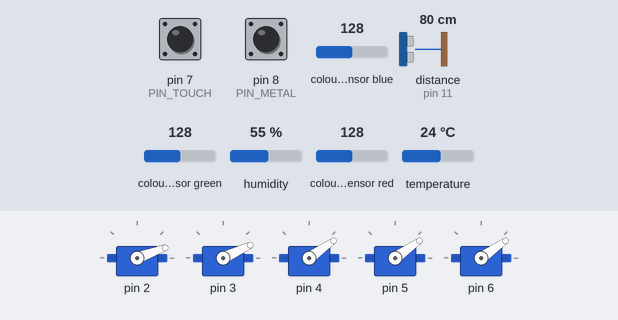
Bench run of a sketch on a simulated Arduino Uno, built with avr-gcc and run on an emulated ATmega328P. On the bench: 5 × servo. Wiring (inferred from the names in the program): ultrasonic range finder: trigger pin 10; echo pin 11. The inputs (shaded band) are chosen by the test bench; at power-on: pin 7 (PIN_TOUCH) LOW, distance to the obstacle (sensor on pin 11) 80 cm, pin 8 (PIN_METAL) HIGH, colour sensor blue 128, colour sensor green 128, humidity 55 %, colour sensor red 128, temperature 24 °C. The echo pulse lasts 58.3 µs per cm; what the sketch prints to the serial monitor is not drawn.

Above: at 1.7 s.
1.8 s: pin 7 (PIN_TOUCH) pulled HIGH for 3 s
At 7.3 s:
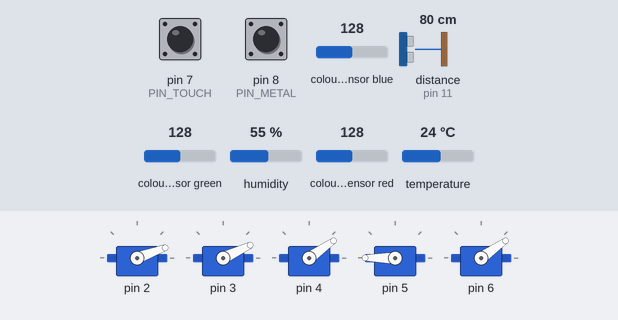
16.0 s: distance to the obstacle (sensor on pin 11) set to 13 cm
27.6 s: distance to the obstacle (sensor on pin 11) set to 10 cm
At 30.5 s:
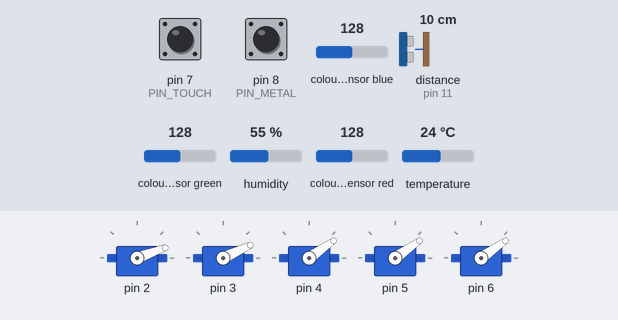
50.8 s: distance to the obstacle (sensor on pin 11) set to 8 cm
64.8 s: distance to the obstacle (sensor on pin 11) set to 5 cm
At 69.3 s:
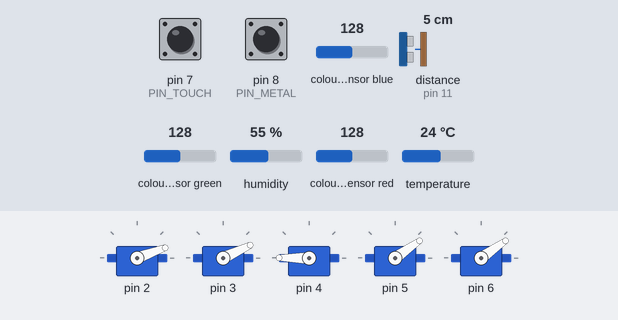
Timing chart, 0 to 77.5 s (numbered marks = the images above; inputs shaded):
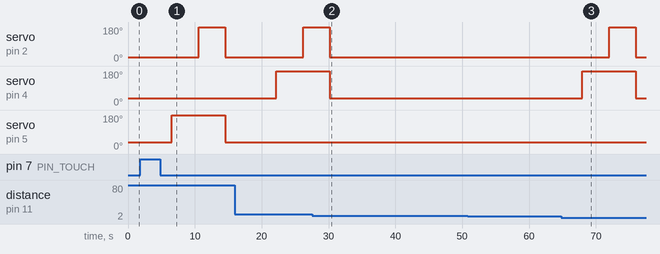

Measured:
- the behaviour switches between 12 and 11 cm on distance to the obstacle (sensor on pin 11) (found by bisection; images 1 and 2)
- the behaviour switches between 7 and 6 cm on distance to the obstacle (sensor on pin 11) (found by bisection; images 2 and 3)
- after the input at 1.8 s, servo on pin 4: stays 35° (without the input it goes to 180° after 1.8 s); servo on pin 5: 35° → 180° after 4.8 s, → 35° 8.0 s later
- after the input at 27.6 s, servo on pin 2: goes on until 30.2 s, then stays 20°; servo on pin 4: goes on until 30.2 s, then stays 35°
- after the input at 50.8 s, every drawn part: stays the same
- after the input at 64.8 s, servo on pin 2: 20° → 180° after 7.2 s, → 20° 4.0 s later; servo on pin 4: 35° → 180° after 3.2 s, → 35° 8.0 s later

The sketch:

sketch_nov27a.ino
```cpp
#include <Wire.h>
#include "Adafruit_TCS34725.h"
#include "DHT.h"
#include <Servo.h>

// ------------------------ PINES ------------------------
#define PIN_TOUCH 7
#define PIN_METAL 8
#define DHTPIN 9
#define trigPin 10
#define echoPin 11

Servo servos[5];

#define DHTTYPE DHT22
DHT dht(DHTPIN, DHTTYPE);

Adafruit_TCS34725 tcs = Adafruit_TCS34725(
  TCS34725_INTEGRATIONTIME_154MS,  // Mejor para ver plástico transparente
  TCS34725_GAIN_4X
);

// ------------------------ SERVOS ------------------------
void abrir_compuerta(int numServo, int posicion = 125){
  servos[numServo].write(180);
  delay(4000);
}

void cerrar_compuerta(int numServo, int posicion = 35){
  servos[numServo].write(posicion);
}

// ------------------------ SENSORES ------------------------
long sensor_distancia(){
  digitalWrite(trigPin, LOW); delayMicroseconds(2);
  digitalWrite(trigPin, HIGH); delayMicroseconds(10);
  digitalWrite(trigPin, LOW);

  long duracion = pulseIn(echoPin, HIGH);
  long distancia = duracion * 0.034 / 2;

  Serial.print("Distancia: ");
  Serial.println(distancia);

  return distancia;
}

bool sensor_capacitivo() {
  return digitalRead(PIN_TOUCH) == HIGH;
}

bool sensor_metal() {
  return digitalRead(PIN_METAL) == LOW;
}

void leer_color(uint16_t &r, uint16_t &g, uint16_t &b, uint16_t &c){
  tcs.getRawData(&r,&g,&b,&c);

  Serial.print("R: "); Serial.print(r);
  Serial.print("  G: "); Serial.print(g);
  Serial.print("  B: "); Serial.print(b);
  Serial.print("  C: "); Serial.println(c);
}

float sensor_humedad(){
  float h = dht.readHumidity();
  if (isnan(h)) return -1;
  return h;
}

// =======================================================
//                        SETUP
// =======================================================
void setup() {
  Serial.begin(9600);

  pinMode(PIN_TOUCH, INPUT);
  pinMode(PIN_METAL, INPUT_PULLUP);

  dht.begin();

  if (!tcs.begin()) {
    Serial.println("No se encontró el TCS34725");
  } else {
    Serial.println("TCS34725 listo!");
  }

  pinMode(trigPin, OUTPUT);
  pinMode(echoPin, INPUT);

  servos[0].attach(2);
  servos[1].attach(3);
  servos[2].attach(4);
  servos[3].attach(5);
  servos[4].attach(6);

  servos[0].write(20);
  servos[1].write(25);
  for(int i=2;i<5;i++) servos[i].write(35);

  delay(500);
  Serial.println("Sistema listo!");
}

// =======================================================
//                       LOOP
// =======================================================
void loop() {

  // ----- Lectura inicial -----
  Serial.println("Luz inicial en el tubo:");
  uint16_t r,g,b,c;
  leer_color(r,g,b,c);

  float humedad_inicio = sensor_humedad();
  long distancia = sensor_distancia();

  if (sensor_capacitivo() || distancia < 6 || distancia > 10) {
    Serial.println("OBJETO DETECTADO");
    delay(3000);

    // ------------ SI ES CONDUCTIVO → (metal u orgánico) ------------
    if(sensor_capacitivo()){

      Serial.print("Humedad inicial: ");
      Serial.println(humedad_inicio);
      delay(3000);

      if (sensor_metal()) {
        Serial.println("Es METAL");
        abrir_compuerta(1);
      }
      else {
        float humedad_final = sensor_humedad();
        Serial.print("Humedad final: ");
        Serial.println(humedad_final);
        Serial.println("Es ORGÁNICO");
        abrir_compuerta(3);
      }
    }

    // ------------ NO ES CONDUCTIVO → plástico o papel ------------
    else {

      Serial.println("Leyendo color final...");
      uint16_t r2,g2,b2,c2;
      leer_color(r2,g2,b2,c2);

      // ---- Método IR (plástico transparente) ----
      int ir = (int)c2 - ((int)r2 + (int)g2 + (int)b2);


      Serial.print("IR estimado: ");
      Serial.println(ir);

      // UMBRAL AJUSTABLE
      if (ir < 10) {
        Serial.println("→ PLÁSTICO");
        abrir_compuerta(2);
      }
      else {
        Serial.println("→ PAPEL / CARTÓN");
        abrir_compuerta(4,160);
      }
    }

    // ------------ REINICIAR SISTEMA ------------
    abrir_compuerta(0,160);

    cerrar_compuerta(0,20);
    cerrar_compuerta(1,25);

    for(int u=2; u<5; u++){
      cerrar_compuerta(u);
    }

    delay(4000);

  } else {
    Serial.println("No hay objeto.");
  }

  Serial.println("--------------------------");
  delay(500);
}
```
